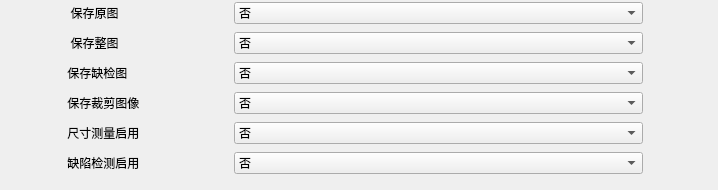
       <widget class="QWidget" name="CustomizeParam">
        <attribute name="title">
         <string notr="true">自定义参数</string>
        </attribute>
        <widget class="QWidget" name="layoutWidget">
         <property name="geometry">
          <rect>
           <x>0</x>
           <y>0</y>
           <width>709</width>
           <height>181</height>
          </rect>
         </property>
         <layout class="QGridLayout" name="gridLayout_2">
          <item row="4" column="0">
           <widget class="QLabel" name="XYLengthEnableLB">
            <property name="text">
             <string> 尺寸测量启用</string>
            </property>
           </widget>
          </item>
          <item row="1" column="1">
           <widget class="QComboBox" name="SaveEntireImageCB">
            <property name="minimumSize">
             <size>
              <width>409</width>
              <height>0</height>
             </size>
            </property>
            <item>
             <property name="text">
              <string>否</string>
             </property>
            </item>
            <item>
             <property name="text">
              <string>是</string>
             </property>
            </item>
           </widget>
          </item>
          <item row="1" column="0">
           <widget class="QLabel" name="SaveEntireImageLB">
            <property name="text">
             <string>  保存整图</string>
            </property>
           </widget>
          </item>
          <item row="2" column="0">
           <widget class="QLabel" name="SaveFlawImageLB">
            <property name="text">
             <string> 保存缺检图</string>
            </property>
           </widget>
          </item>
          <item row="5" column="0">
           <widget class="QLabel" name="FlawDefectEnableLB">
            <property name="text">
             <string> 缺陷检测启用</string>
            </property>
           </widget>
          </item>
          <item row="5" column="1">
           <widget class="QComboBox" name="FlawDefectEnableCB">
            <property name="minimumSize">
             <size>
              <width>409</width>
              <height>0</height>
             </size>
            </property>
            <item>
             <property name="text">
              <string>否</string>
             </property>
            </item>
            <item>
             <property name="text">
              <string>是</string>
             </property>
            </item>
           </widget>
          </item>
          <item row="0" column="0">
           <widget class="QLabel" name="SaveOriginImageLB">
            <property name="maximumSize">
             <size>
              <width>100</width>
              <height>16777215</height>
             </size>
            </property>
            <property name="text">
             <string>  保存原图</string>
            </property>
           </widget>
          </item>
          <item row="2" column="1">
           <widget class="QComboBox" name="SaveFlawImageCB">
            <property name="minimumSize">
             <size>
              <width>409</width>
              <height>0</height>
             </size>
            </property>
            <item>
             <property name="text">
              <string>否</string>
             </property>
            </item>
            <item>
             <property name="text">
              <string>是</string>
             </property>
            </item>
           </widget>
          </item>
          <item row="0" column="1">
           <widget class="QComboBox" name="SaveOriginImageCB">
            <property name="minimumSize">
             <size>
              <width>409</width>
              <height>0</height>
             </size>
            </property>
            <property name="maximumSize">
             <size>
              <width>409</width>
              <height>16777215</height>
             </size>
            </property>
            <item>
             <property name="text">
              <string>否</string>
             </property>
            </item>
            <item>
             <property name="text">
              <string>是</string>
             </property>
            </item>
           </widget>
          </item>
          <item row="4" column="1">
           <widget class="QComboBox" name="XYLengthEnableCB">
            <property name="minimumSize">
             <size>
              <width>409</width>
              <height>0</height>
             </size>
            </property>
            <item>
             <property name="text">
              <string>否</string>
             </property>
            </item>
            <item>
             <property name="text">
              <string>是</string>
             </property>
            </item>
           </widget>
          </item>
          <item row="3" column="0">
           <widget class="QLabel" name="SaveCropImageLB">
            <property name="text">
             <string> 保存裁剪图像</string>
            </property>
           </widget>
          </item>
          <item row="3" column="1">
           <widget class="QComboBox" name="SaveCropImageCB">
            <property name="minimumSize">
             <size>
              <width>409</width>
              <height>0</height>
             </size>
            </property>
            <item>
             <property name="text">
              <string>否</string>
             </property>
            </item>
            <item>
             <property name="text">
              <string>是</string>
             </property>
            </item>
           </widget>
          </item>
         </layout>
        </widget>
       </widget>
